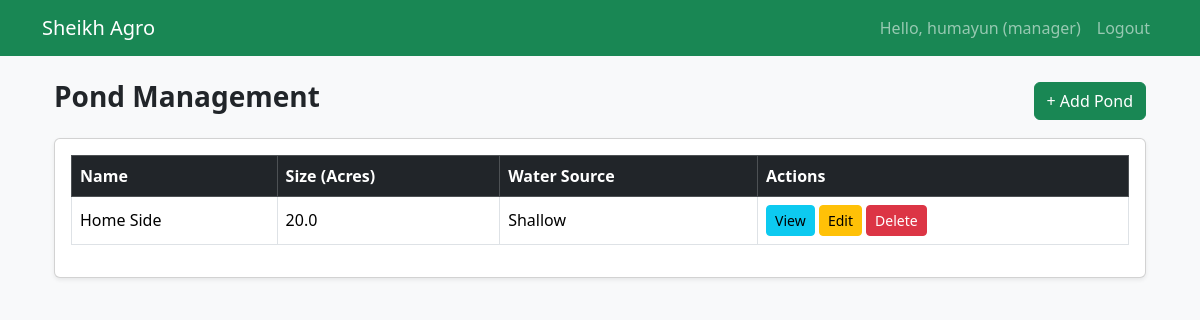
/fishery/ponds/ (signed in), run on an earlier commit of the app's database.
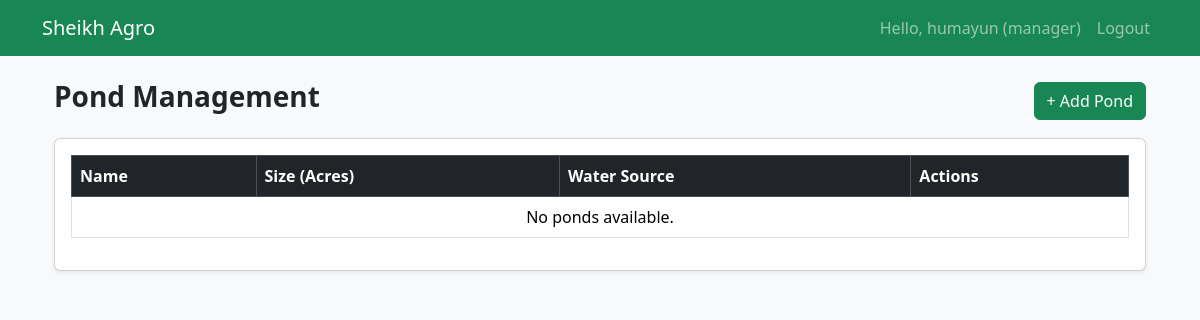
And on a later commit of the database.
### accounts/models.py (models this page shows, shortened)
class User(AbstractUser):
    ROLE_CHOICES = (
        ('admin', 'Admin'),
        ('manager', 'Manager'),
    )
    role = models.CharField(max_length=20, choices=ROLE_CHOICES, default='manager')

### fishery/models.py (models this page shows, shortened)
class Pond(models.Model):
    name = models.CharField(max_length=100)
    size_in_acres = models.FloatField()
    water_source = models.CharField(max_length=100)
    location = models.CharField(max_length=150, blank=True)
    created_at = models.DateTimeField(auto_now_add=True)

### fishery/views.py (the view)
# urls.py: path('ponds/', views.PondListView.as_view(), name='pond_list'),
class PondListView(LoginRequiredMixin, ListView):
    model = Pond
    template_name = 'fishery/pond_list.html'
    context_object_name = 'ponds'

### fishery/templates/fishery/pond_list.html
{% extends "base.html" %}
{% block content %}
<div class="container mt-4">
    <div class="d-flex justify-content-between align-items-center mb-3">
        <h3 class="fw-bold">Pond Management</h3>
        <a href="{% url 'pond_create' %}" class="btn btn-success">
            + Add Pond
        </a>
    </div>
    <div class="card shadow-sm">
        <div class="card-body">
            <table class="table table-hover table-bordered align-middle">
                <thead class="table-dark">
                    <tr>
                        <th>Name</th>
                        <th>Size (Acres)</th>
                        <th>Water Source</th>
                        <th>Actions</th>
                    </tr>
                </thead>
                <tbody>
                    {% for pond in ponds %}
                    <tr>
                        <td>{{ pond.name }}</td>
                        <td>{{ pond.size_in_acres }}</td>
                        <td>{{ pond.water_source }}</td>
                        <td>
                            <a href="{% url 'pond_detail' pond.id %}" class="btn btn-sm btn-info">View</a>
                            <a href="{% url 'pond_update' pond.id %}" class="btn btn-sm btn-warning">Edit</a>
                            <a href="{% url 'pond_delete' pond.id %}" class="btn btn-sm btn-danger">Delete</a>
                        </td>
                    </tr>
                    {% empty %}
                    <tr>
                        <td colspan="4" class="text-center">No ponds available.</td>
                    </tr>
                    {% endfor %}
                </tbody>
            </table>
        </div>
    </div>
</div>
{% endblock %}

### templates/base.html (shortened to what this page needs)
{% load static %}
<!DOCTYPE html>
<html lang="en">
<head>
    <link href="https://cdn.jsdelivr.net/npm/bootstrap@5.3.2/dist/css/bootstrap.min.css" rel="stylesheet">
</head>
<body class="bg-light">
    {% include 'partials/navbar.html' %}
    <div class="container mt-4">
        {% block content %}{% endblock %}
    </div>
</body>
</html>

### templates/partials/navbar.html (shortened to what this page needs)
<nav class="navbar navbar-expand-lg navbar-dark bg-success">
    <div class="container">
        <a class="navbar-brand" href="{% url 'dashboard' %}">Sheikh Agro</a>
        <div class="collapse navbar-collapse" id="navbarNav">
            <ul class="navbar-nav ms-auto">
                {% if user.is_authenticated %}
                    <li class="nav-item">
                        <span class="nav-link">Hello, {{ user.username }} ({{ user.role }})</span>
                    </li>
                    <li class="nav-item">
                        <a class="nav-link" href="{% url 'logout' %}">Logout</a>
                    </li>
                {% endif %}
            </ul>
        </div>
    </div>
</nav>

What changed in the data, as far as the page shows it:
removed Pond: name "Home Side", size_in_acres "20.0", water_source "Shallow"
Also different on the page:
text now shown: "No ponds available."
